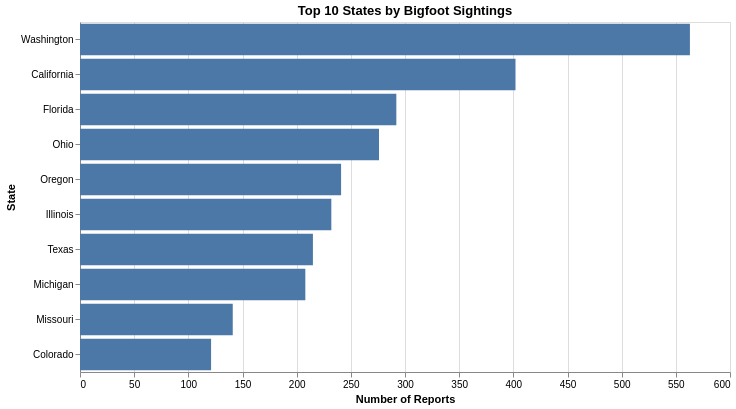

The cell this chart's notebook holds for it:
### Code cell
top10_states = state_counts.head(10)

plot2 = alt.Chart(top10_states).mark_bar().encode(
    x=alt.X('count:Q', title='Number of Reports'),
    y=alt.Y('state:N', sort='-x', title='State'),
    tooltip=['state:N', 'count:Q']
).properties(
    title='Top 10 States by Bigfoot Sightings',
    width=650,
    height=350
)

plot2

### Figure 1 — Vega-Lite specification as saved in the notebook (floating-point values rounded to 4 significant figures)
{"config": {"view": {"continuousWidth": 300, "continuousHeight": 300}}, "data": {"name": "data-63ca15af0a78461f5a8c909f796bbbf6"}, "mark": {"type": "bar"}, "encoding": {"tooltip": [{"field": "state", "type": "nominal"}, {"field": "count", "type": "quantitative"}], "x": {"field": "count", "title": "Number of Reports", "type": "quantitative"}, "y": {"field": "state", "sort": "-x", "title": "State", "type": "nominal"}}, "height": 350, "title": "Top 10 States by Bigfoot Sightings", "width": 650, "$schema": "https://vega.github.io/schema/vega-lite/v6.4.1.json", "datasets": {"data-63ca15af0a78461f5a8c909f796bbbf6": [{"state": "Washington", "count": 563}, {"state": "California", "count": 402}, {"state": "Florida", "count": 292}, {"state": "Ohio", "count": 276}, {"state": "Oregon", "count": 241}, {"state": "Illinois", "count": 232}, {"state": "Texas", "count": 215}, {"state": "Michigan", "count": 208}, {"state": "Missouri", "count": 141}, {"state": "Colorado", "count": 121}]}}
